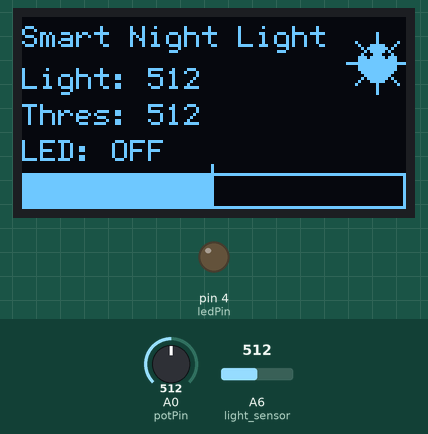
This sketch was run on a simulated Arduino Uno, built with avr-gcc and run on an emulated ATmega328P. On the bench: 128×64 one-colour display, output pins drawn as LEDs (lit = HIGH). Inputs (shaded band) come from the test bench; at power-on: A6 (light_sensor) = 512, A0 (potPin) = 512. What the sketch prints to the serial monitor is not drawn.

Above: at 3.6 s.
3.7 s: A6 (light_sensor) set to 271
At 5.4 s:
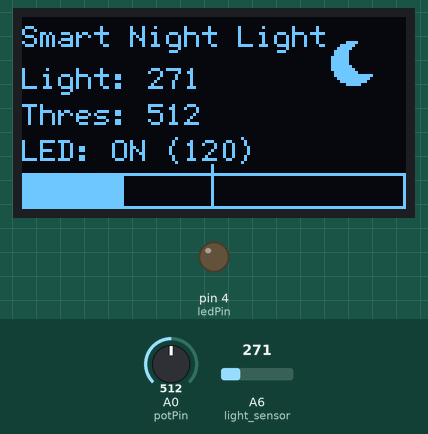
5.9 s: A6 (light_sensor) set to 237
At 7.1 s:
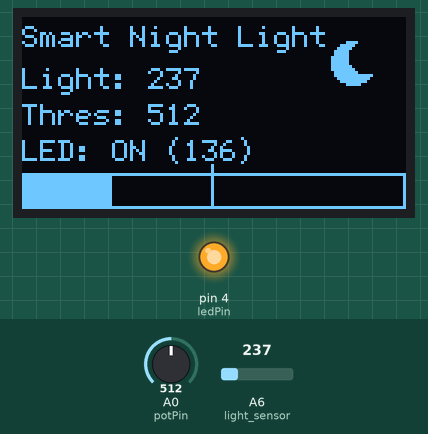
8.1 s: A6 (light_sensor) set to 10
At 9.7 s:
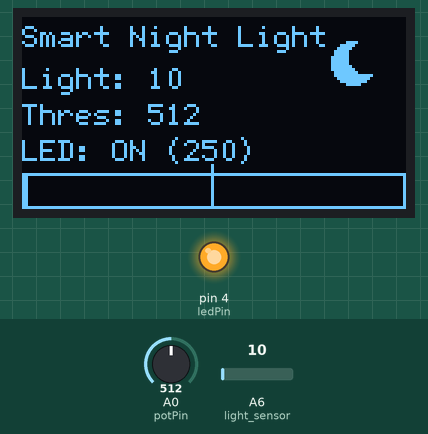
10.4 s: A6 (light_sensor) set to 7
At 12.1 s:
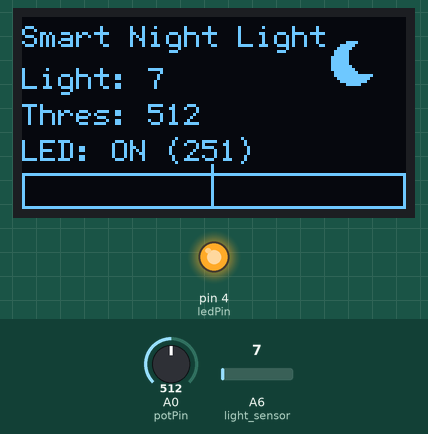
12.6 s: A0 (potPin) set to 0
At 13.8 s:
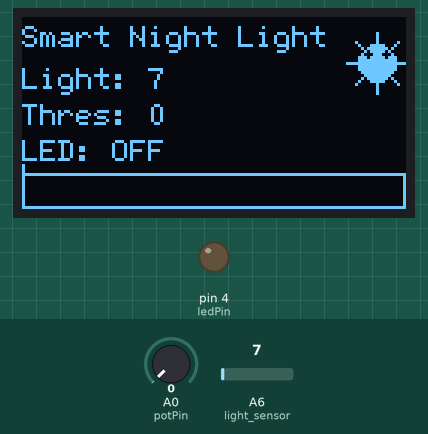
14.7 s: A0 (potPin) set to 122
At 15.2 s:
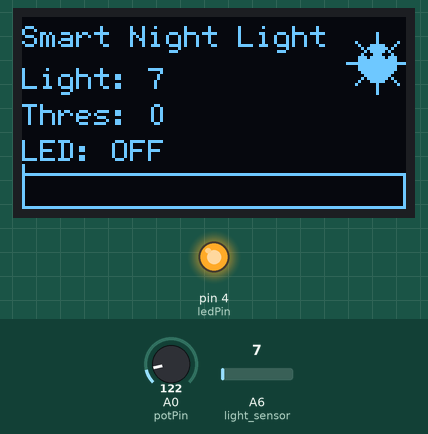
Timing chart, 0 to 17.7 s (numbered marks = the images above; inputs shaded):
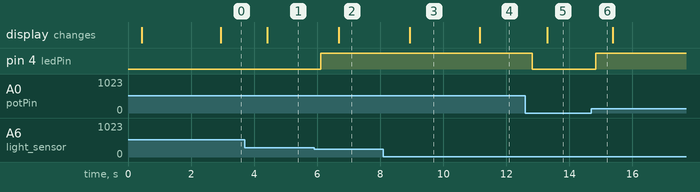

Measured:
- the behaviour switches between 255 and 254 on A6 (light_sensor) (found by bisection; images 1 and 2)
- the behaviour switches between 9 and 8 on A6 (light_sensor) (found by bisection; images 3 and 4)
- after the input at 3.7 s, the display: changes after 0.71 s (image 1)
- after the input at 5.9 s, pin 4 (ledPin): LOW → HIGH after 0.22 s; the display: changes after 0.78 s (image 2)
- after the input at 8.1 s, the display: changes after 0.84 s (image 3)
- after the input at 10.4 s, the display: changes after 0.76 s (image 4)
- after the input at 12.6 s, pin 4 (ledPin): HIGH → LOW after 0.22 s; the display: changes after 0.69 s (image 5)
- after the input at 14.7 s, pin 4 (ledPin): LOW → HIGH after 0.14 s

The sketch:

Task_2_Night_Light.ino
```cpp
/*
  Smart Night-Light System ( Grove Beginner Kit)
  Team Group : 26

  Task Description:
   this is an automatic night-light system that can turn on a
  LED when ambient light falls below a set threshold.

  Components :
   light Sensor (LDR)- A6
   Potentiometer - A0 (threshold adjustment)
   LED - D4
   OLED Display-I2C (SSD1306,128*64)

  Extension (optional):
   PWM brightness control ( LED brightness varies with light level).
   OLED display showing real- time values and bar graph.
   Threshold marker : visual indicator on bar graph
   Dynamic Icons : Sun ( day)/ Moon ( night)
*/

//===== Libraries =====
#include <Wire.h>     //I2C comunication for OLED
#include <U8g2lib.h>    // OLED display library

//==== Pin =====

const int ledPin = 4;  // select the pin for the LED
const int light_sensor = A6;  // Light sensor

int light_Level = 0;   // Light value from sensor

const int potPin = A0; // potentiometer (threshold adjust)
int threshold = 0;

int ledBrightness = 0;  // PWM brightness value (0-255)
bool isDark= false;    // true when lightlevel < threshold

//==== OLED DISPLAY SETUP ======

// Using PAGE BUFFER MODE (_1_) to save precious RAM on Arduino Uno
// U8G2_R2 rotates screen 180° for correct viewing orientation on Grove Kit

U8G2_SSD1306_128X64_NONAME_1_HW_I2C u8g2(
  U8G2_R2,  // rote 180 degrees
  /* reset = */ U8X8_PIN_NONE // no reset pin needed
);

//==== display scaling ====
const int light_min = 0; // minimum light value
const int light_max = 1023 ; // maximum light value
const int threshold_min = 0; // minimum threshold value
const int threshold_max = 1023; // maximum threshold value

// Display buffer (reusable to save memory)
char lineBuffer[30];                    // For formatting text lines
char numberBuffer[10];                  // For formatting numbers

//===== funtion ====
void setup() {
  // declare the ledPin as an OUTPUT
  pinMode(ledPin, OUTPUT);
  analogWrite (ledPin,0);
  Serial.begin(9600);
  // initializes the serial port with a baud rate of 9600

  u8g2.begin();  // initializes OLED display
  displaySplashScreen();
  delay (2000);

}

void loop() {

  //  Read all sensors
  readSensors();

  // Process light control logic (with PWM)
  processLightControl();

  //Update OLED display
  updateDisplay();

  //Print debug information to Serial Monitor
  printDebugInfo();

  delay(200);  // delay in between reads for stability
}

void readSensors() {
  light_Level = analogRead(light_sensor);
  // read light levl from LDR sensor ( 0 = dark , 1023 = bright)
  threshold = analogRead(potPin);
  // read threshold value from potentiomenter
}

void processLightControl() {

  if (light_Level < threshold) {

    isDark = true;

    // Calculate brightness based on darkness level
    int darknessLevel = threshold - light_Level;
    // larger = darker
    ledBrightness = map(darknessLevel, 0, threshold, 0, 255);
    // this code  makes LED brighter if it's gets darker
    ledBrightness = constrain(ledBrightness, 0, 255);
    // this code ensure brightness stays within valid range (0-255)

  } else {
      isDark = false;
      ledBrightness = 0;
      // turn LED off - bright condition
  }

  analogWrite(ledPin, ledBrightness);
}

void updateDisplay() {
  u8g2.firstPage();
  do {
    u8g2.setFont(u8g2_font_6x12_tf);
    // set font for all text

    // ----- Title Line -----
    u8g2.drawStr(0, 10, "Smart Night Light");

    // ----- Light Level Display -----
    formatNumber(light_Level, numberBuffer, sizeof(numberBuffer), "---");
    snprintf(lineBuffer, sizeof(lineBuffer), "Light: %s", numberBuffer);
    u8g2.drawStr(0, 24, lineBuffer);

    // ----- Threshold Display -----
    formatNumber(threshold, numberBuffer, sizeof(numberBuffer), "---");
    snprintf(lineBuffer, sizeof(lineBuffer), "Thres: %s", numberBuffer);
    u8g2.drawStr(0, 36, lineBuffer);

    // ----- LED Status & Brightness -----
    if (isDark) {
      formatNumber(ledBrightness, numberBuffer, sizeof(numberBuffer), "---");
      snprintf(lineBuffer, sizeof(lineBuffer), "LED: ON (%s)", numberBuffer);
    } else {
      snprintf(lineBuffer, sizeof(lineBuffer), "LED: OFF");
    }
    u8g2.drawStr(0, 48, lineBuffer);


    // ----- Status Icon (Top-right corner) -----
    // Sun icon when bright, Moon icon when dark
    if (isDark) {
      drawMoonIcon(100, 5);  // Moon icon for night mode
    } else {
      drawSunIcon(108, 5);    // Sun icon for day mode
    }

    // ===== BAR GRAPH VISUALIZATION (Optional Extension) =====
    // Draw bar graph showing light level relative to min/max
    drawLightBarGraph(0, 52, 128, 12);

    // Draw threshold marker on the bar graph
    drawThresholdMarker(0, 52, 128, 12);

  } while (u8g2.nextPage());
}

void drawLightBarGraph(int x, int y, int w, int h) {
  // Draw frame
  u8g2.drawFrame(x, y, w, h);

  // light level
  int displayLight = constrain(light_Level, light_min, light_max);

  // Calculate fill width
  int fillWidth = map(displayLight,light_min, light_max, 0, w - 2);

  // Draw bar chart
  if (fillWidth > 0) {
    u8g2.drawBox(x + 1, y + 1, fillWidth, h - 2);
  }
}

// Draw threshold marker on the bar graph
void drawThresholdMarker(int x, int y, int w, int h) {
  // Map threshold value
  int markerX = map(threshold, threshold_min, threshold_max, x, x + w - 1);

  // Draw vertical line as marker
  u8g2.drawLine(markerX, y - 3, markerX, y + h + 2);

}

// ============================ ICON DRAWING FUNCTIONS ============================

// Draw sun icon (for bright conditions)
void drawSunIcon(int x, int y) {

  int cx = x + 10, cy = y + 10;

  // center of the Sun
  u8g2.drawDisc(cx, cy, 6, U8G2_DRAW_ALL);

  // Circle Face
  u8g2.setDrawColor(0);  // 0 = black

  // Draw black eye
  u8g2.drawDisc(cx - 3, cy - 3, 1, U8G2_DRAW_ALL);  // left eye
  u8g2.drawDisc(cx + 3, cy - 3, 1, U8G2_DRAW_ALL);  // right eye

  // draw smiling mouth (black)
    u8g2.drawLine(cx - 4, cy + 3, cx, cy + 5);
  u8g2.drawLine(cx, cy + 5, cx + 4, cy + 3);

  // change colour to white for sun rays
  u8g2.setDrawColor(1);  // 1 = white

  // Draw 4 main sun rays (top, bottom, left, right)
  u8g2.drawLine(cx, cy - 10, cx, cy - 7);  // Top ray
  u8g2.drawLine(cx, cy + 7, cx, cy + 10);  // Bottom ray
  u8g2.drawLine(cx - 10, cy, cx - 7, cy);  // left ray
  u8g2.drawLine(cx + 7, cy, cx + 10, cy);  // Right ray

  // Draw 4 rays
  u8g2.drawLine(cx - 7, cy - 7, cx - 5, cy - 5);  // top left
  u8g2.drawLine(cx + 5, cy + 5, cx + 7, cy + 7);  // bottom right
  u8g2.drawLine(cx - 7, cy + 7, cx - 5, cy + 5);  // bottom left
  u8g2.drawLine(cx + 5, cy - 5, cx + 7, cy - 7);  // top right
}
// Draw moon icon (for dark conditions)
void drawMoonIcon(int x, int y) {

  // draw full moon
  u8g2.drawDisc(x + 10, y + 10, 7, U8G2_DRAW_ALL);

  u8g2.setDrawColor(0);   // Set color to black
  u8g2.drawDisc(x + 14, y + 8, 5, U8G2_DRAW_ALL);
  u8g2.setDrawColor(1);   // Restore to white
}

// ===== Helper =====

// Format numbers for display (handles invalid values)
void formatNumber(int value, char* buffer, size_t bufferSize, const char* invalidText) {
  if (value >= 0 && value <= 1023) {
    snprintf(buffer, bufferSize, "%d", value);
  } else {
    snprintf(buffer, bufferSize, "%s", invalidText);
  }
}

// Print debug information to Serial Monitor
void printDebugInfo() {
  Serial.print(F("Light: "));
  Serial.print(light_Level);
  Serial.print(F(" | Threshold: "));
  Serial.print(threshold);
  Serial.print(F(" | LED: "));
  if (isDark) {
    Serial.print(F("ON (PWM="));
    Serial.print(ledBrightness);
    Serial.println(F(")"));
  } else {
    Serial.println(F("OFF"));
  }
}

// Display splash screen on startup
void displaySplashScreen() {
  u8g2.firstPage();
  do {
    u8g2.setFont(u8g2_font_6x12_tf);
    u8g2.drawStr(20, 20, "Smart Night");
    u8g2.drawStr(25, 35, "Light System");
    u8g2.drawStr(10, 50, "Task 2 - Group 26");
  } while (u8g2.nextPage());
}

// Thank You//
```
